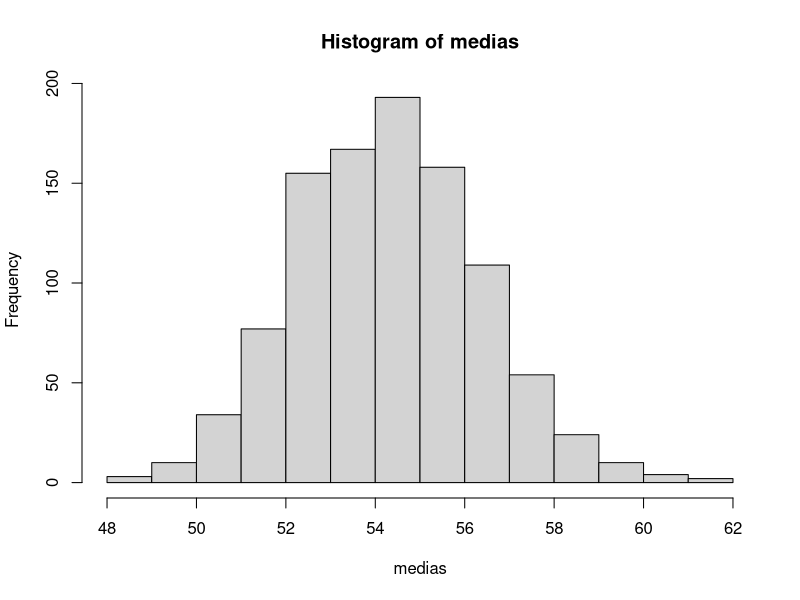

Write the R code that produced this figure.
## ---- chunk 1
# muestra
x = c(47,66,55,53,49,65,48,44,50,61,60,55)
## ---- chunk 2
var(x)/length(x)
## ---- chunk 3
set.seed(123)
B = 1000
medias = rep(0,B)
for (b in 1:B){
  replica = sample(x, replace = T)
  medias[b] = mean(replica)
}
var(medias)
## ---- chunk 4
set.seed(123)
B = 1000
medianas = rep(0,B)
for (b in 1:B){
  replica = sample(x, replace = T)
  medianas[b] = median(replica)
}
var(medianas)
## ---- chunk 5
alfa = 0.05
n = length(x)
c(mean(x) + qt(alfa/2, n-1)*sqrt(var(x)/length(x)), mean(x) - qt(alfa/2, n-1)*sqrt(var(x)/length(x)) )
## ---- chunk 6
set.seed(123)
B = 1000
medias = rep(0,B)
for (b in 1:B){
  replica = sample(x, replace = T)
  medias[b] = mean(replica)
}
quantile(medias, c(alfa/2, 1-alfa/2))
## ---- chunk 7
hist(medias)
## ---- chunk 8
quantile(medianas, c(alfa/2, 1-alfa/2))
## ---- chunk 9
d = read.csv("datos/kidiq.csv")
d$mom_hs = factor(d$mom_hs, labels = c("no", "si"))
## ---- chunk 10
# estimamos los parametros del modelo
m1 = lm(kid_score ~ mom_iq + mom_hs, data = d)
beta_e = coef(m1)
## ---- chunk 11
# BOOTSTRAP
# muestreamos los datos CON REPOSICION
n = nrow(d)
B = 1000
beta_e_b = matrix(0, nrow = B, ncol = 3)
for (i in 1:B){
  pos = sample(1:n, rep = T)
  db = d[pos,]
  mb = lm(kid_score ~ mom_iq + mom_hs, data = db)
  beta_e_b[i,] = coef(mb)
}
## ---- chunk 12
# aplicando la teoría
diag(vcov(m1))
# aplicando bootstrap
apply(beta_e_b, 2, var)
## ---- chunk 13
# aplicando la teoría
confint(m1)
# aplicando bootstrap
t(apply(beta_e_b, 2, quantile, probs = c(0.025,0.975)))
